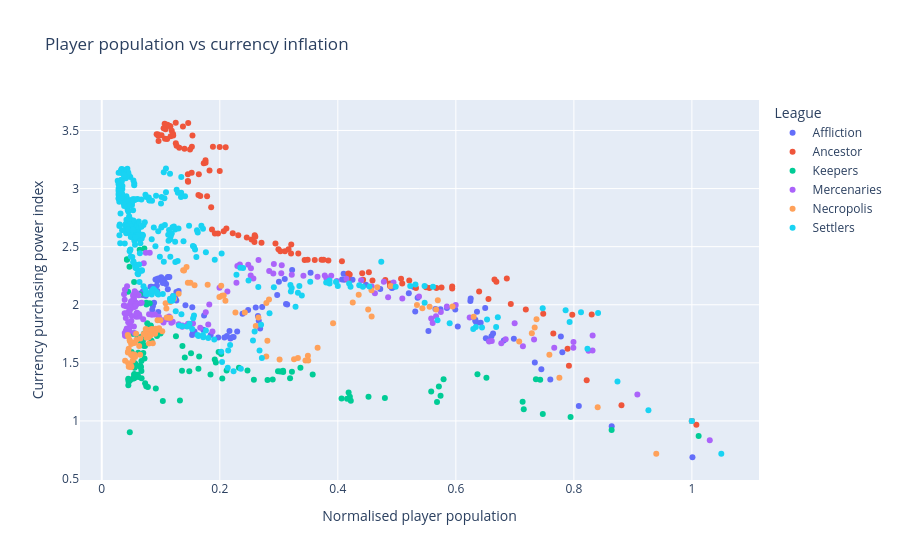

The notebook cell saved with this chart:
### Code cell
fig = px.scatter( economy_population,x="Players_norm", y="currency_index",color="League",title="Player population vs currency inflation",)
fig.update_layout(xaxis_title="Normalised player population",yaxis_title="Currency purchasing power index")
fig.show()
